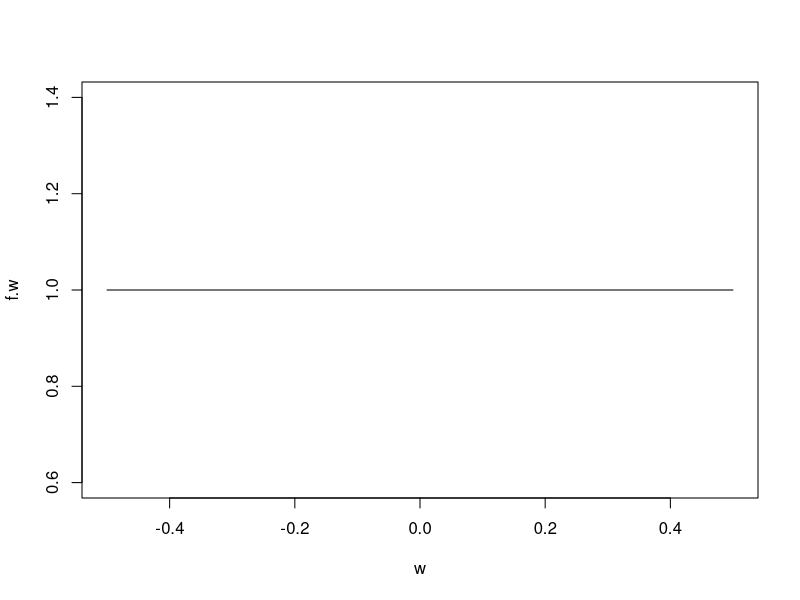
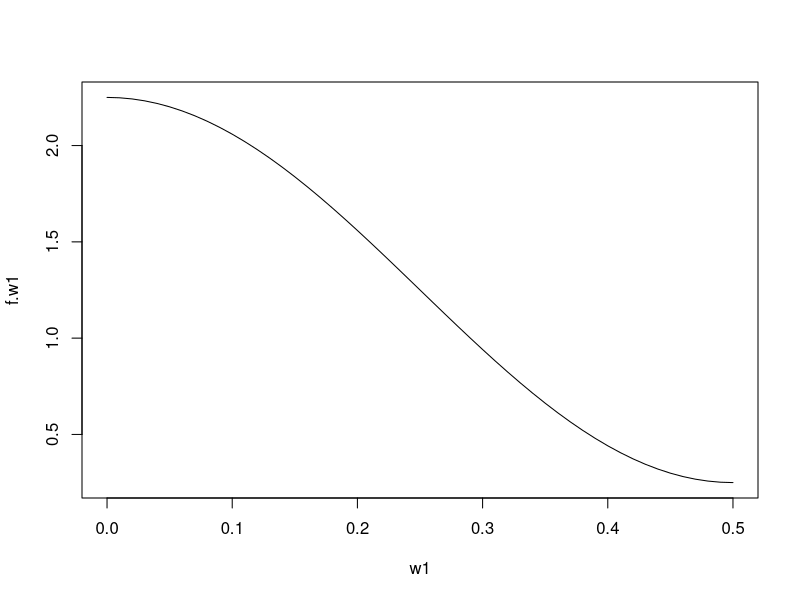
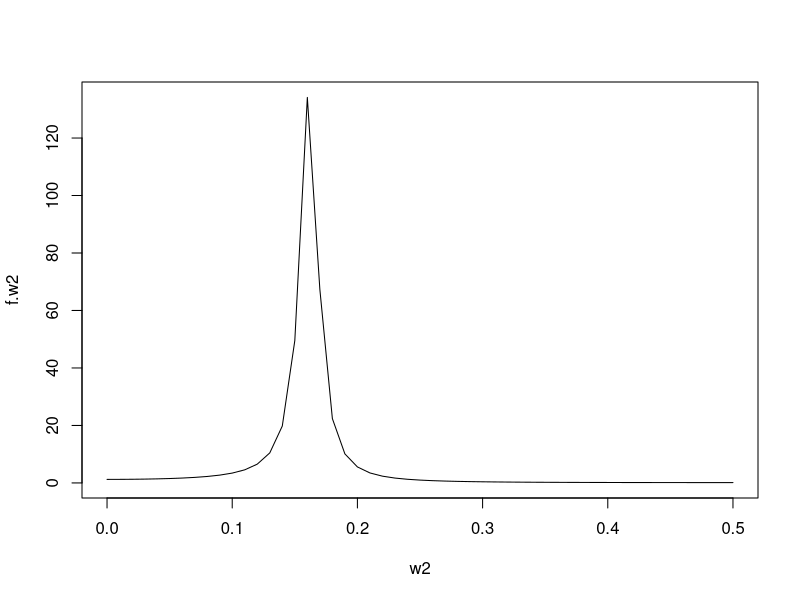
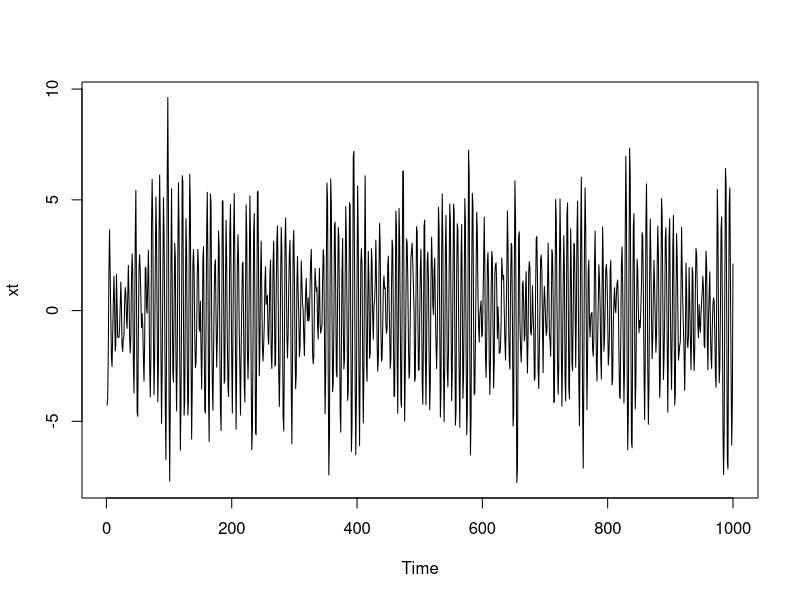

Write the R code that produced these figures, in order.
epsilont=rnorm(100, mean = 0,sd = 1)

#gaussian white noise
w = seq(-0.5,0.5,0.01)
f.w = rep(1, length(w))
plot(w, f.w, type = "l")

#MA(1)
##1i -> iota
w1 = seq(0, 0.5, 0.01) 
f.w1 = 1.25 + 0.5*exp(-2*pi*1i*w1) + 0.5*exp(2*pi*1i*w1)

plot(w1, f.w1, type = "l")

#AR(2) process = ARMA(2,0) process
w2 = seq(0, 0.5, 0.01)
f.w2 = 1/(abs(1 - exp(-2*pi*1i*w2) + 0.9*exp(-4*pi*1i*w2))^2)

plot(w2, f.w2, type = "l")

w2[f.w2 == max(f.w2)] 

xt = arima.sim(n = 1000, list(ar = c(1, -0.9)), sd = 1)
plot(xt, type = "l")
